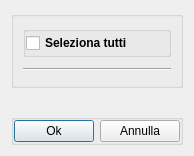
<?xml version="1.0" encoding="UTF-8"?>
<ui version="4.0">
 <class>FilterFields</class>
 <widget class="QDialog" name="FilterFields">
  <property name="windowModality">
   <enum>Qt::WindowModal</enum>
  </property>
  <property name="geometry">
   <rect>
    <x>0</x>
    <y>0</y>
    <width>190</width>
    <height>156</height>
   </rect>
  </property>
  <property name="sizePolicy">
   <sizepolicy hsizetype="MinimumExpanding" vsizetype="Maximum">
    <horstretch>0</horstretch>
    <verstretch>0</verstretch>
   </sizepolicy>
  </property>
  <property name="windowTitle">
   <string>Filtra Campi</string>
  </property>
  <layout class="QVBoxLayout" name="verticalLayout">
   <item>
    <widget class="QGroupBox" name="groupBoxZeroFF">
     <property name="sizePolicy">
      <sizepolicy hsizetype="MinimumExpanding" vsizetype="Maximum">
       <horstretch>0</horstretch>
       <verstretch>0</verstretch>
      </sizepolicy>
     </property>
     <property name="title">
      <string/>
     </property>
     <property name="alignment">
      <set>Qt::AlignLeading|Qt::AlignLeft|Qt::AlignVCenter</set>
     </property>
     <layout class="QVBoxLayout" name="verticalLayout_2">
      <property name="topMargin">
       <number>9</number>
      </property>
      <item>
       <widget class="QGroupBox" name="groupBoxZero">
        <property name="sizePolicy">
         <sizepolicy hsizetype="MinimumExpanding" vsizetype="Maximum">
          <horstretch>0</horstretch>
          <verstretch>0</verstretch>
         </sizepolicy>
        </property>
        <property name="styleSheet">
         <string notr="true"/>
        </property>
        <property name="title">
         <string/>
        </property>
        <property name="alignment">
         <set>Qt::AlignCenter</set>
        </property>
        <property name="flat">
         <bool>false</bool>
        </property>
        <layout class="QVBoxLayout" name="verticalLayout_3">
         <property name="leftMargin">
          <number>0</number>
         </property>
         <property name="topMargin">
          <number>0</number>
         </property>
         <property name="rightMargin">
          <number>0</number>
         </property>
         <property name="bottomMargin">
          <number>0</number>
         </property>
         <item>
          <widget class="QCheckBox" name="checkBoxSelectTenants">
           <property name="sizePolicy">
            <sizepolicy hsizetype="Maximum" vsizetype="Fixed">
             <horstretch>0</horstretch>
             <verstretch>0</verstretch>
            </sizepolicy>
           </property>
           <property name="font">
            <font>
             <weight>75</weight>
             <italic>false</italic>
             <bold>true</bold>
            </font>
           </property>
           <property name="cursor">
            <cursorShape>PointingHandCursor</cursorShape>
           </property>
           <property name="text">
            <string>Seleziona tutti</string>
           </property>
          </widget>
         </item>
        </layout>
       </widget>
      </item>
      <item>
       <spacer name="verticalSpacer_2">
        <property name="orientation">
         <enum>Qt::Vertical</enum>
        </property>
        <property name="sizeType">
         <enum>QSizePolicy::Fixed</enum>
        </property>
        <property name="sizeHint" stdset="0">
         <size>
          <width>20</width>
          <height>5</height>
         </size>
        </property>
       </spacer>
      </item>
      <item>
       <widget class="Line" name="line">
        <property name="sizePolicy">
         <sizepolicy hsizetype="MinimumExpanding" vsizetype="Fixed">
          <horstretch>0</horstretch>
          <verstretch>0</verstretch>
         </sizepolicy>
        </property>
        <property name="styleSheet">
         <string notr="true"/>
        </property>
        <property name="orientation">
         <enum>Qt::Horizontal</enum>
        </property>
       </widget>
      </item>
      <item>
       <spacer name="verticalSpacer_3">
        <property name="orientation">
         <enum>Qt::Vertical</enum>
        </property>
        <property name="sizeType">
         <enum>QSizePolicy::Fixed</enum>
        </property>
        <property name="sizeHint" stdset="0">
         <size>
          <width>20</width>
          <height>5</height>
         </size>
        </property>
       </spacer>
      </item>
      <item>
       <layout class="QVBoxLayout" name="verticalLayout_4"/>
      </item>
     </layout>
    </widget>
   </item>
   <item>
    <spacer name="verticalSpacer">
     <property name="orientation">
      <enum>Qt::Vertical</enum>
     </property>
     <property name="sizeHint" stdset="0">
      <size>
       <width>20</width>
       <height>40</height>
      </size>
     </property>
    </spacer>
   </item>
   <item>
    <widget class="QGroupBox" name="groupBoxZero_2">
     <property name="title">
      <string/>
     </property>
     <layout class="QHBoxLayout" name="horizontalLayout">
      <property name="leftMargin">
       <number>0</number>
      </property>
      <property name="topMargin">
       <number>0</number>
      </property>
      <property name="rightMargin">
       <number>0</number>
      </property>
      <property name="bottomMargin">
       <number>0</number>
      </property>
      <item>
       <widget class="QPushButton" name="pushButtonOk">
        <property name="sizePolicy">
         <sizepolicy hsizetype="Maximum" vsizetype="Fixed">
          <horstretch>0</horstretch>
          <verstretch>0</verstretch>
         </sizepolicy>
        </property>
        <property name="text">
         <string>Ok</string>
        </property>
       </widget>
      </item>
      <item>
       <widget class="QPushButton" name="pushButtonCancel">
        <property name="sizePolicy">
         <sizepolicy hsizetype="Maximum" vsizetype="Fixed">
          <horstretch>0</horstretch>
          <verstretch>0</verstretch>
         </sizepolicy>
        </property>
        <property name="text">
         <string>Annulla</string>
        </property>
       </widget>
      </item>
     </layout>
    </widget>
   </item>
  </layout>
 </widget>
 <resources/>
 <connections/>
</ui>
